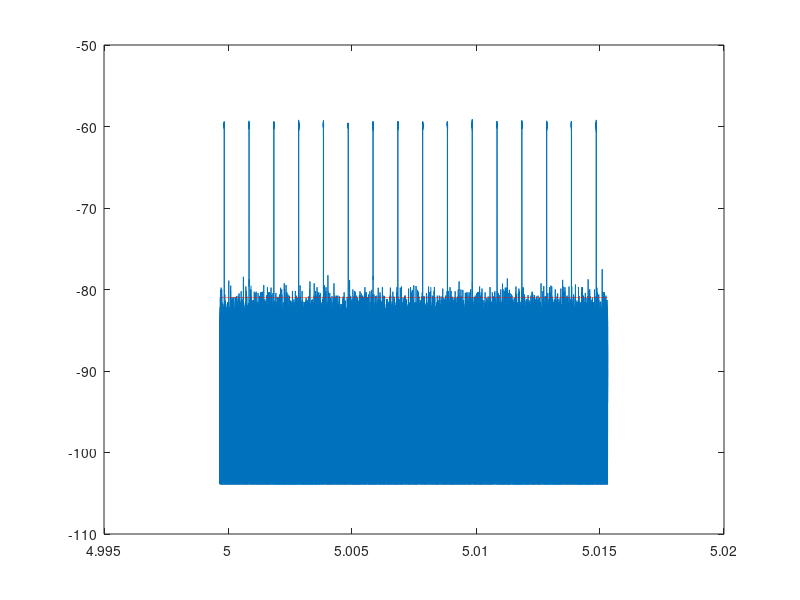

Write the MATLAB code that produced this figure.
% Statistical Signal Processing MATLAB assignment
% 

close;
clc;
clear;
load data_high_snr;
plot(timet,10*log10(abs(data).^2));
dataPower = 10*log10(abs(data).^2);
initThreshold = double(rms(data));
initThreshold = 10*log10(initThreshold^2);
initMeanVec = initThreshold.*ones(1,max(size(data)));
hold on
plot(timet,initMeanVec,'r--');
disp(['Initial Probability of False Alarm is: ',num2str(qfunc(initThreshold))])
% logicalmat = 